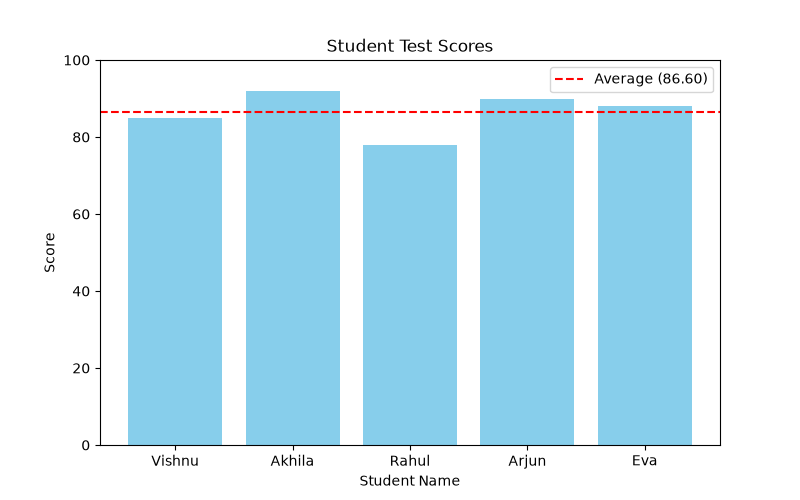

Python code for this plot:
import matplotlib.pyplot as plt

def process_and_visualize_scores():
    sample_data = [
        {"name": "Vishnu", "score": 85},
        {"name": "Akhila", "score": 92},
        {"name": "Rahul", "score": 78},
        {"name": "Arjun", "score": 90},
        {"name": "Eva", "score": 88}
    ]
    
    scores = [student["score"] for student in sample_data]
    names = [student["name"] for student in sample_data]
    
    average_score = sum(scores) / len(scores) if scores else 0
    print(f"Average Student Score: {average_score:.2f}")
    
    plt.figure(figsize=(8, 5))
    bars = plt.bar(names, scores, color='skyblue')
    
    plt.axhline(y=average_score, color='r', linestyle='--', label=f'Average ({average_score:.2f})')
    
    plt.title('Student Test Scores')
    plt.xlabel('Student Name')
    plt.ylabel('Score')
    plt.ylim(0, 100)
    plt.legend()
    
    
    filename = 'student_scores_chart.png'
    plt.savefig(filename)
    print(f"Bar chart successfully saved to '{filename}'")

if __name__ == "__main__":
    process_and_visualize_scores()
